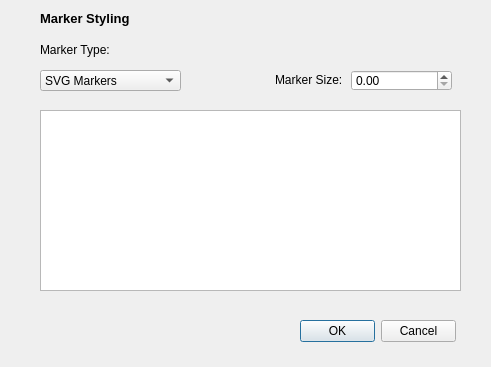
<?xml version="1.0" encoding="UTF-8"?>
<ui version="4.0">
 <class>Dialog</class>
 <widget class="QDialog" name="Dialog">
  <property name="geometry">
   <rect>
    <x>0</x>
    <y>0</y>
    <width>491</width>
    <height>367</height>
   </rect>
  </property>
  <property name="windowTitle">
   <string>Dialog</string>
  </property>
  <widget class="QGraphicsView" name="SVGView">
   <property name="geometry">
    <rect>
     <x>40</x>
     <y>110</y>
     <width>421</width>
     <height>181</height>
    </rect>
   </property>
  </widget>
  <widget class="QDialogButtonBox" name="buttonBox">
   <property name="geometry">
    <rect>
     <x>300</x>
     <y>320</y>
     <width>156</width>
     <height>23</height>
    </rect>
   </property>
   <property name="standardButtons">
    <set>QDialogButtonBox::Cancel|QDialogButtonBox::Ok</set>
   </property>
  </widget>
  <widget class="QComboBox" name="comboBox">
   <property name="geometry">
    <rect>
     <x>40</x>
     <y>70</y>
     <width>141</width>
     <height>21</height>
    </rect>
   </property>
   <item>
    <property name="text">
     <string>SVG Markers</string>
    </property>
   </item>
   <item>
    <property name="text">
     <string>Simple Markers</string>
    </property>
   </item>
  </widget>
  <widget class="QDoubleSpinBox" name="doubleSpinBox">
   <property name="geometry">
    <rect>
     <x>351</x>
     <y>70</y>
     <width>101</width>
     <height>21</height>
    </rect>
   </property>
  </widget>
  <widget class="QLabel" name="label">
   <property name="geometry">
    <rect>
     <x>275</x>
     <y>70</y>
     <width>71</width>
     <height>20</height>
    </rect>
   </property>
   <property name="text">
    <string>Marker Size:</string>
   </property>
  </widget>
  <widget class="QLabel" name="label_2">
   <property name="geometry">
    <rect>
     <x>40</x>
     <y>40</y>
     <width>71</width>
     <height>20</height>
    </rect>
   </property>
   <property name="text">
    <string>Marker Type:</string>
   </property>
  </widget>
  <widget class="QLabel" name="label_3">
   <property name="geometry">
    <rect>
     <x>40</x>
     <y>10</y>
     <width>151</width>
     <height>16</height>
    </rect>
   </property>
   <property name="font">
    <font>
     <pointsize>10</pointsize>
     <weight>75</weight>
     <bold>true</bold>
    </font>
   </property>
   <property name="text">
    <string>Marker Styling</string>
   </property>
  </widget>
 </widget>
 <resources/>
 <connections/>
</ui>
